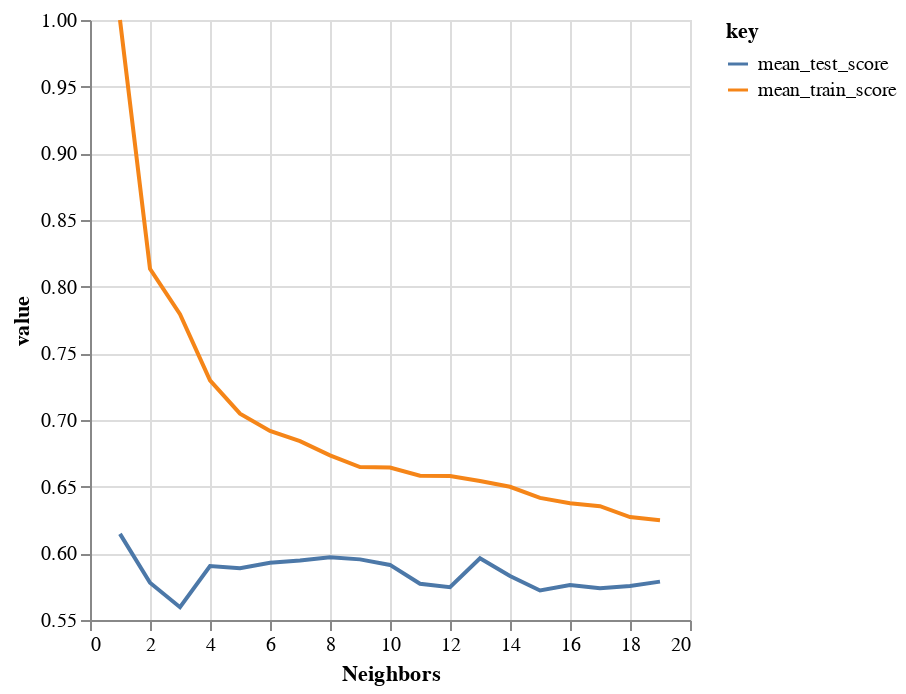

Source (notebook cell):
### Code cell
plots[0]

### Figure 1 — Vega-Lite specification as saved in the notebook (floating-point values rounded to 4 significant figures)
{"config": {"view": {"continuousWidth": 300, "continuousHeight": 300}}, "data": {"name": "data-19b0e1d067dc57027a68ef8680f7b260"}, "mark": {"type": "line"}, "encoding": {"color": {"field": "key", "type": "nominal"}, "x": {"field": "param_n_neighbors", "scale": {"zero": false}, "title": "Neighbors", "type": "quantitative"}, "y": {"field": "value", "scale": {"zero": false}, "type": "quantitative"}}, "transform": [{"fold": ["mean_test_score", "mean_train_score"]}], "$schema": "https://vega.github.io/schema/vega-lite/v5.6.1.json", "datasets": {"data-19b0e1d067dc57027a68ef8680f7b260": [{"mean_fit_time": 0.006202, "std_fit_time": 0.001056, "mean_score_time": 0.05577, "std_score_time": 0.005407, "param_n_neighbors": 1, "params": {"n_neighbors": 1}, "split0_test_score": 0.6958, "split1_test_score": 0.6, "split2_test_score": 0.5917, "split3_test_score": 0.6625, "split4_test_score": 0.523, "mean_test_score": 0.6146, "std_test_score": 0.06003, "rank_test_score": 1, "split0_train_score": 1.0, "split1_train_score": 1.0, "split2_train_score": 1.0, "split3_train_score": 1.0, "split4_train_score": 1.0, "mean_train_score": 1.0, "std_train_score": 0.0}, {"mean_fit_time": 0.002842, "std_fit_time": 0.001506, "mean_score_time": 0.02734, "std_score_time": 0.01448, "param_n_neighbors": 2, "params": {"n_neighbors": 2}, "split0_test_score": 0.5708, "split1_test_score": 0.5875, "split2_test_score": 0.5958, "split3_test_score": 0.6, "split4_test_score": 0.5356, "mean_test_score": 0.5779, "std_test_score": 0.02343, "rank_test_score": 12, "split0_train_score": 0.8008, "split1_train_score": 0.8113, "split2_train_score": 0.8144, "split3_train_score": 0.8144, "split4_train_score": 0.826, "mean_train_score": 0.8134, "std_train_score": 0.008053}, {"mean_fit_time": 0.002057, "std_fit_time": 0.0002322, "mean_score_time": 0.01989, "std_score_time": 0.0008134, "param_n_neighbors": 3, "params": {"n_neighbors": 3}, "split0_test_score": 0.5792, "split1_test_score": 0.5542, "split2_test_score": 0.575, "split3_test_score": 0.5583, "split4_test_score": 0.5314, "mean_test_score": 0.5596, "std_test_score": 0.01701, "rank_test_score": 19, "split0_train_score": 0.7664, "split1_train_score": 0.7789, "split2_train_score": 0.7831, "split3_train_score": 0.7696, "split4_train_score": 0.799, "mean_train_score": 0.7794, "std_train_score": 0.01151}, {"mean_fit_time": 0.001963, "std_fit_time": 9.688e-05, "mean_score_time": 0.01999, "std_score_time": 0.0007518, "param_n_neighbors": 4, "params": {"n_neighbors": 4}, "split0_test_score": 0.6292, "split1_test_score": 0.5958, "split2_test_score": 0.5667, "split3_test_score": 0.6042, "split4_test_score": 0.5565, "mean_test_score": 0.5905, "std_test_score": 0.02621, "rank_test_score": 8, "split0_train_score": 0.7174, "split1_train_score": 0.7341, "split2_train_score": 0.7237, "split3_train_score": 0.731, "split4_train_score": 0.7427, "mean_train_score": 0.7298, "std_train_score": 0.008688}, {"mean_fit_time": 0.001833, "std_fit_time": 0.000191, "mean_score_time": 0.01941, "std_score_time": 0.000598, "param_n_neighbors": 5, "params": {"n_neighbors": 5}, "split0_test_score": 0.6333, "split1_test_score": 0.5917, "split2_test_score": 0.5875, "split3_test_score": 0.6083, "split4_test_score": 0.523, "mean_test_score": 0.5888, "std_test_score": 0.03661, "rank_test_score": 9, "split0_train_score": 0.683, "split1_train_score": 0.7164, "split2_train_score": 0.7007, "split3_train_score": 0.7112, "split4_train_score": 0.7125, "mean_train_score": 0.7048, "std_train_score": 0.01204}, {"mean_fit_time": 0.002031, "std_fit_time": 0.0003617, "mean_score_time": 0.02089, "std_score_time": 0.001209, "param_n_neighbors": 6, "params": {"n_neighbors": 6}, "split0_test_score": 0.65, "split1_test_score": 0.5875, "split2_test_score": 0.575, "split3_test_score": 0.6083, "split4_test_score": 0.5439, "mean_test_score": 0.593, "std_test_score": 0.03534, "rank_test_score": 6, "split0_train_score": 0.6757, "split1_train_score": 0.6955, "split2_train_score": 0.684, "split3_train_score": 0.7018, "split4_train_score": 0.7021, "mean_train_score": 0.6918, "std_train_score": 0.01038}, {"mean_fit_time": 0.002085, "std_fit_time": 0.0001913, "mean_score_time": 0.02116, "std_score_time": 0.000573, "param_n_neighbors": 7, "params": {"n_neighbors": 7}, "split0_test_score": 0.65, "split1_test_score": 0.5625, "split2_test_score": 0.6, "split3_test_score": 0.6167, "split4_test_score": 0.5439, "mean_test_score": 0.5946, "std_test_score": 0.0379, "rank_test_score": 5, "split0_train_score": 0.6872, "split1_train_score": 0.6945, "split2_train_score": 0.6601, "split3_train_score": 0.683, "split4_train_score": 0.6958, "mean_train_score": 0.6841, "std_train_score": 0.01291}, {"mean_fit_time": 0.002288, "std_fit_time": 0.0001011, "mean_score_time": 0.02179, "std_score_time": 0.0008421, "param_n_neighbors": 8, "params": {"n_neighbors": 8}, "split0_test_score": 0.6333, "split1_test_score": 0.5542, "split2_test_score": 0.625, "split3_test_score": 0.625, "split4_test_score": 0.5481, "mean_test_score": 0.5971, "std_test_score": 0.03772, "rank_test_score": 2, "split0_train_score": 0.6601, "split1_train_score": 0.6788, "split2_train_score": 0.6736, "split3_train_score": 0.6767, "split4_train_score": 0.6781, "mean_train_score": 0.6735, "std_train_score": 0.006942}, {"mean_fit_time": 0.001897, "std_fit_time": 0.0002531, "mean_score_time": 0.02458, "std_score_time": 0.008828, "param_n_neighbors": 9, "params": {"n_neighbors": 9}, "split0_test_score": 0.625, "split1_test_score": 0.5375, "split2_test_score": 0.6208, "split3_test_score": 0.6208, "split4_test_score": 0.5732, "mean_test_score": 0.5955, "std_test_score": 0.03468, "rank_test_score": 4, "split0_train_score": 0.6507, "split1_train_score": 0.6757, "split2_train_score": 0.6559, "split3_train_score": 0.6632, "split4_train_score": 0.6781, "mean_train_score": 0.6647, "std_train_score": 0.01075}, {"mean_fit_time": 0.002903, "std_fit_time": 0.001418, "mean_score_time": 0.03068, "std_score_time": 0.01418, "param_n_neighbors": 10, "params": {"n_neighbors": 10}, "split0_test_score": 0.6167, "split1_test_score": 0.5417, "split2_test_score": 0.6167, "split3_test_score": 0.6125, "split4_test_score": 0.569, "mean_test_score": 0.5913, "std_test_score": 0.03064, "rank_test_score": 7, "split0_train_score": 0.658, "split1_train_score": 0.6747, "split2_train_score": 0.6559, "split3_train_score": 0.658, "split4_train_score": 0.675, "mean_train_score": 0.6643, "std_train_score": 0.008631}, {"mean_fit_time": 0.002636, "std_fit_time": 0.001493, "mean_score_time": 0.02794, "std_score_time": 0.01537, "param_n_neighbors": 11, "params": {"n_neighbors": 11}, "split0_test_score": 0.6083, "split1_test_score": 0.5333, "split2_test_score": 0.5833, "split3_test_score": 0.5958, "split4_test_score": 0.5649, "mean_test_score": 0.5771, "std_test_score": 0.02619, "rank_test_score": 13, "split0_train_score": 0.6569, "split1_train_score": 0.6757, "split2_train_score": 0.6423, "split3_train_score": 0.6465, "split4_train_score": 0.6698, "mean_train_score": 0.6583, "std_train_score": 0.01289}, {"mean_fit_time": 0.002392, "std_fit_time": 7.556e-05, "mean_score_time": 0.02202, "std_score_time": 0.0006054, "param_n_neighbors": 12, "params": {"n_neighbors": 12}, "split0_test_score": 0.5792, "split1_test_score": 0.55, "split2_test_score": 0.5708, "split3_test_score": 0.6, "split4_test_score": 0.5732, "mean_test_score": 0.5746, "std_test_score": 0.01605, "rank_test_score": 16, "split0_train_score": 0.6601, "split1_train_score": 0.6694, "split2_train_score": 0.6371, "split3_train_score": 0.6486, "split4_train_score": 0.675, "mean_train_score": 0.658, "std_train_score": 0.01377}, {"mean_fit_time": 0.003616, "std_fit_time": 0.001793, "mean_score_time": 0.03686, "std_score_time": 0.01949, "param_n_neighbors": 13, "params": {"n_neighbors": 13}, "split0_test_score": 0.6, "split1_test_score": 0.575, "split2_test_score": 0.6, "split3_test_score": 0.6208, "split4_test_score": 0.5858, "mean_test_score": 0.5963, "std_test_score": 0.01545, "rank_test_score": 3, "split0_train_score": 0.6621, "split1_train_score": 0.6632, "split2_train_score": 0.6413, "split3_train_score": 0.6403, "split4_train_score": 0.6646, "mean_train_score": 0.6543, "std_train_score": 0.01107}, {"mean_fit_time": 0.002951, "std_fit_time": 0.001435, "mean_score_time": 0.03009, "std_score_time": 0.01555, "param_n_neighbors": 14, "params": {"n_neighbors": 14}, "split0_test_score": 0.5875, "split1_test_score": 0.575, "split2_test_score": 0.5833, "split3_test_score": 0.6, "split4_test_score": 0.569, "mean_test_score": 0.583, "std_test_score": 0.01066, "rank_test_score": 10, "split0_train_score": 0.6444, "split1_train_score": 0.6455, "split2_train_score": 0.6475, "split3_train_score": 0.6475, "split4_train_score": 0.6646, "mean_train_score": 0.6499, "std_train_score": 0.007434}, {"mean_fit_time": 0.0022, "std_fit_time": 0.0002075, "mean_score_time": 0.02184, "std_score_time": 0.0006054, "param_n_neighbors": 15, "params": {"n_neighbors": 15}, "split0_test_score": 0.5667, "split1_test_score": 0.5625, "split2_test_score": 0.5875, "split3_test_score": 0.5958, "split4_test_score": 0.5481, "mean_test_score": 0.5721, "std_test_score": 0.0173, "rank_test_score": 18, "split0_train_score": 0.633, "split1_train_score": 0.6496, "split2_train_score": 0.6455, "split3_train_score": 0.6236, "split4_train_score": 0.6562, "mean_train_score": 0.6416, "std_train_score": 0.01178}, {"mean_fit_time": 0.002367, "std_fit_time": 7.818e-05, "mean_score_time": 0.02246, "std_score_time": 0.001125, "param_n_neighbors": 16, "params": {"n_neighbors": 16}, "split0_test_score": 0.5625, "split1_test_score": 0.5583, "split2_test_score": 0.6042, "split3_test_score": 0.6167, "split4_test_score": 0.5397, "mean_test_score": 0.5763, "std_test_score": 0.02917, "rank_test_score": 14, "split0_train_score": 0.6298, "split1_train_score": 0.6455, "split2_train_score": 0.635, "split3_train_score": 0.6236, "split4_train_score": 0.6542, "mean_train_score": 0.6376, "std_train_score": 0.01096}, {"mean_fit_time": 0.003384, "std_fit_time": 0.00158, "mean_score_time": 0.03638, "std_score_time": 0.01803, "param_n_neighbors": 17, "params": {"n_neighbors": 17}, "split0_test_score": 0.5792, "split1_test_score": 0.5542, "split2_test_score": 0.6, "split3_test_score": 0.6125, "split4_test_score": 0.523, "mean_test_score": 0.5738, "std_test_score": 0.03218, "rank_test_score": 17, "split0_train_score": 0.6298, "split1_train_score": 0.6361, "split2_train_score": 0.6361, "split3_train_score": 0.6257, "split4_train_score": 0.649, "mean_train_score": 0.6353, "std_train_score": 0.007885}, {"mean_fit_time": 0.003349, "std_fit_time": 0.001878, "mean_score_time": 0.03683, "std_score_time": 0.02022, "param_n_neighbors": 18, "params": {"n_neighbors": 18}, "split0_test_score": 0.5792, "split1_test_score": 0.55, "split2_test_score": 0.6083, "split3_test_score": 0.6, "split4_test_score": 0.5397, "mean_test_score": 0.5754, "std_test_score": 0.02691, "rank_test_score": 15, "split0_train_score": 0.6152, "split1_train_score": 0.633, "split2_train_score": 0.633, "split3_train_score": 0.6131, "split4_train_score": 0.6417, "mean_train_score": 0.6272, "std_train_score": 0.0111}, {"mean_fit_time": 0.001944, "std_fit_time": 0.0001991, "mean_score_time": 0.02089, "std_score_time": 0.0007079, "param_n_neighbors": 19, "params": {"n_neighbors": 19}, "split0_test_score": 0.575, "split1_test_score": 0.5583, "split2_test_score": 0.5875, "split3_test_score": 0.6208, "split4_test_score": 0.5523, "mean_test_score": 0.5788, "std_test_score": 0.0244, "rank_test_score": 11, "split0_train_score": 0.6163, "split1_train_score": 0.6288, "split2_train_score": 0.6246, "split3_train_score": 0.6142, "split4_train_score": 0.6406, "mean_train_score": 0.6249, "std_train_score": 0.009506}]}}
